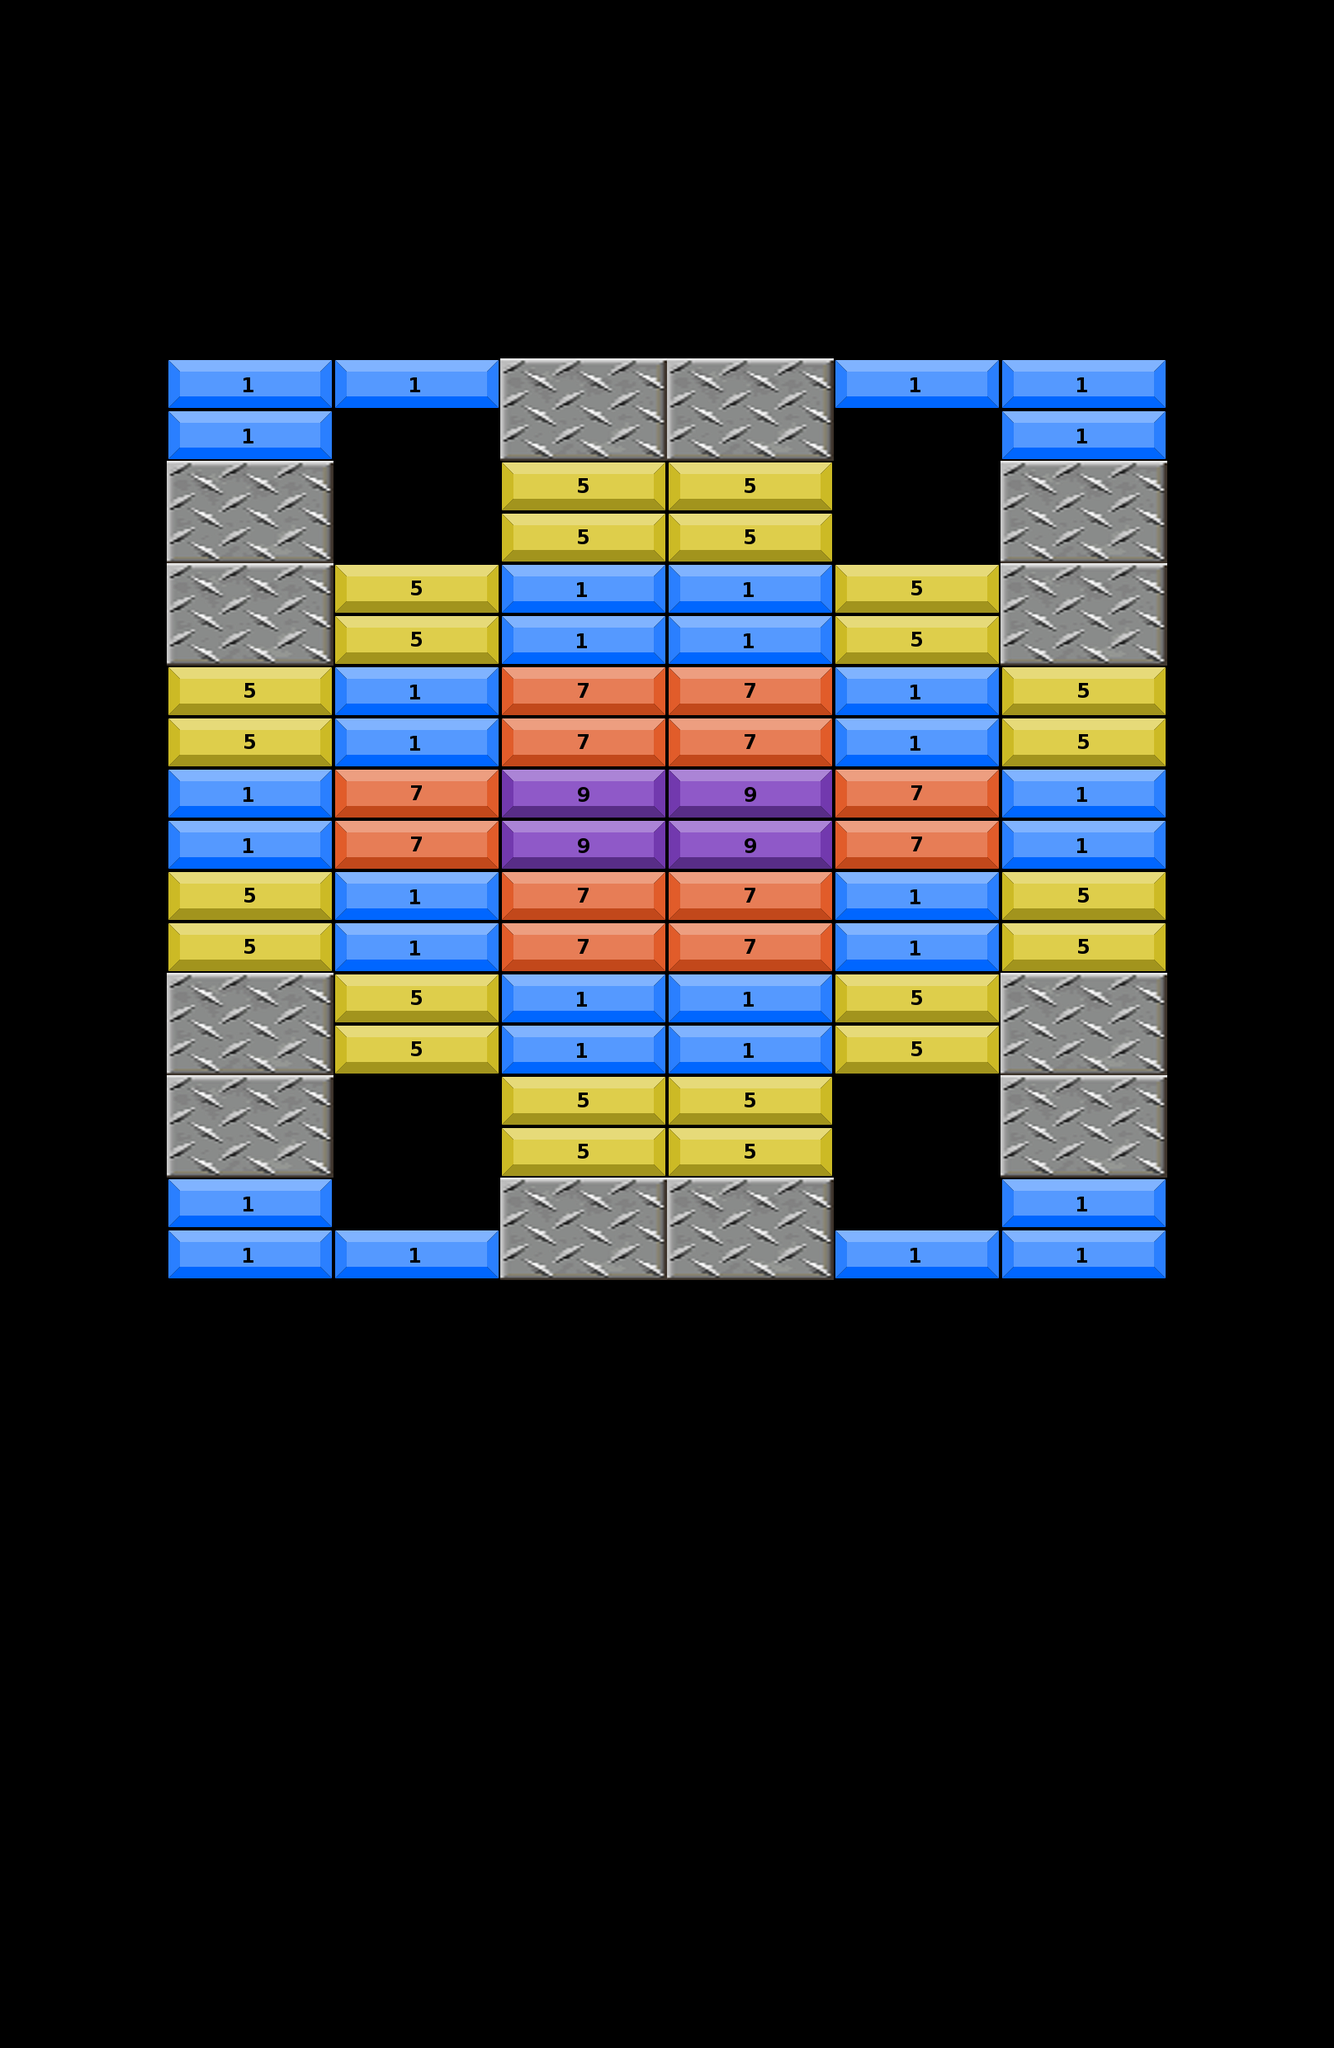

This game map was drawn from its Tiled (.tmx) file and the tilesets committed beside it. A one-line description and the full map source follow:
An orthogonal 8x40 tile map with 202x62 px tiles, 2 tile layers (obstacles layer, grids layer) and 6 objects (6x Wall).

<map version="1.5" tiledversion="1.7.2" orientation="orthogonal" renderorder="right-down" width="8" height="40" tilewidth="202" tileheight="62" infinite="0" nextlayerid="3" nextobjectid="7">
 <tileset firstgid="1" source="bricks.tsx" />
 <layer id="3" name="obstacles layer" width="8" height="40">
  <data encoding="csv">
0,0,0,0,0,0,0,0,
0,0,0,0,0,0,0,0,
0,0,0,0,0,0,0,0,
0,0,0,0,0,0,0,0,
0,0,0,0,0,0,0,0,
0,0,0,0,0,0,0,0,
0,0,0,0,0,0,0,0,
0,0,0,19,19,0,0,0,
0,0,0,20,20,0,0,0,
0,19,0,0,0,0,19,0,
0,20,0,0,0,0,20,0,
0,19,0,0,0,0,19,0,
0,20,0,0,0,0,20,0,
0,0,0,0,0,0,0,0,
0,0,0,0,0,0,0,0,
0,0,0,0,0,0,0,0,
0,0,0,0,0,0,0,0,
0,0,0,0,0,0,0,0,
0,0,0,0,0,0,0,0,
0,19,0,0,0,0,19,0,
0,20,0,0,0,0,20,0,
0,19,0,0,0,0,19,0,
0,20,0,0,0,0,20,0,
0,0,0,19,19,0,0,0,
0,0,0,20,20,0,0,0,
0,0,0,0,0,0,0,0,
0,0,0,0,0,0,0,0,
0,0,0,0,0,0,0,0,
0,0,0,0,0,0,0,0,
0,0,0,0,0,0,0,0,
0,0,0,0,0,0,0,0,
0,0,0,0,0,0,0,0,
0,0,0,0,0,0,0,0,
0,0,0,0,0,0,0,0,
0,0,0,0,0,0,0,0,
0,0,0,0,0,0,0,0,
0,0,0,0,0,0,0,0,
0,0,0,0,0,0,0,0,
0,0,0,0,0,0,0,0,
0,0,0,0,0,0,0,0
</data>
 </layer>
 <layer id="1" name="grids layer" width="8" height="40">
  <data encoding="csv">
0,0,0,0,0,0,0,0,
0,0,0,0,0,0,0,0,
0,0,0,0,0,0,0,0,
0,0,0,0,0,0,0,0,
0,0,0,0,0,0,0,0,
0,0,0,0,0,0,0,0,
0,0,0,0,0,0,0,0,
0,1,1,0,0,1,1,0,
0,1,0,0,0,0,1,0,
0,0,0,5,5,0,0,0,
0,0,0,5,5,0,0,0,
0,0,5,1,1,5,0,0,
0,0,5,1,1,5,0,0,
0,5,1,7,7,1,5,0,
0,5,1,7,7,1,5,0,
0,1,7,9,9,7,1,0,
0,1,7,9,9,7,1,0,
0,5,1,7,7,1,5,0,
0,5,1,7,7,1,5,0,
0,0,5,1,1,5,0,0,
0,0,5,1,1,5,0,0,
0,0,0,5,5,0,0,0,
0,0,0,5,5,0,0,0,
0,1,0,0,0,0,1,0,
0,1,1,0,0,1,1,0,
0,0,0,0,0,0,0,0,
0,0,0,0,0,0,0,0,
0,0,0,0,0,0,0,0,
0,0,0,0,0,0,0,0,
0,0,0,0,0,0,0,0,
0,0,0,0,0,0,0,0,
0,0,0,0,0,0,0,0,
0,0,0,0,0,0,0,0,
0,0,0,0,0,0,0,0,
0,0,0,0,0,0,0,0,
0,0,0,0,0,0,0,0,
0,0,0,0,0,0,0,0,
0,0,0,0,0,0,0,0,
0,0,0,0,0,0,0,0,
0,0,0,0,0,0,0,0
</data>
 </layer>
 <objectgroup id="4" name="collision">
  <object id="1" name="Wall" x="202" y="558" width="202" height="248" />
  <object id="2" name="Wall" x="606" y="434" width="404" height="124" />
  <object id="3" name="Wall" x="1212" y="558" width="202" height="248" />
  <object id="4" name="Wall" x="1212" y="1178" width="202" height="248" />
  <object id="5" name="Wall" x="606" y="1426" width="404" height="124" />
  <object id="6" name="Wall" x="202" y="1178" width="202" height="248" />
 </objectgroup>
</map>
